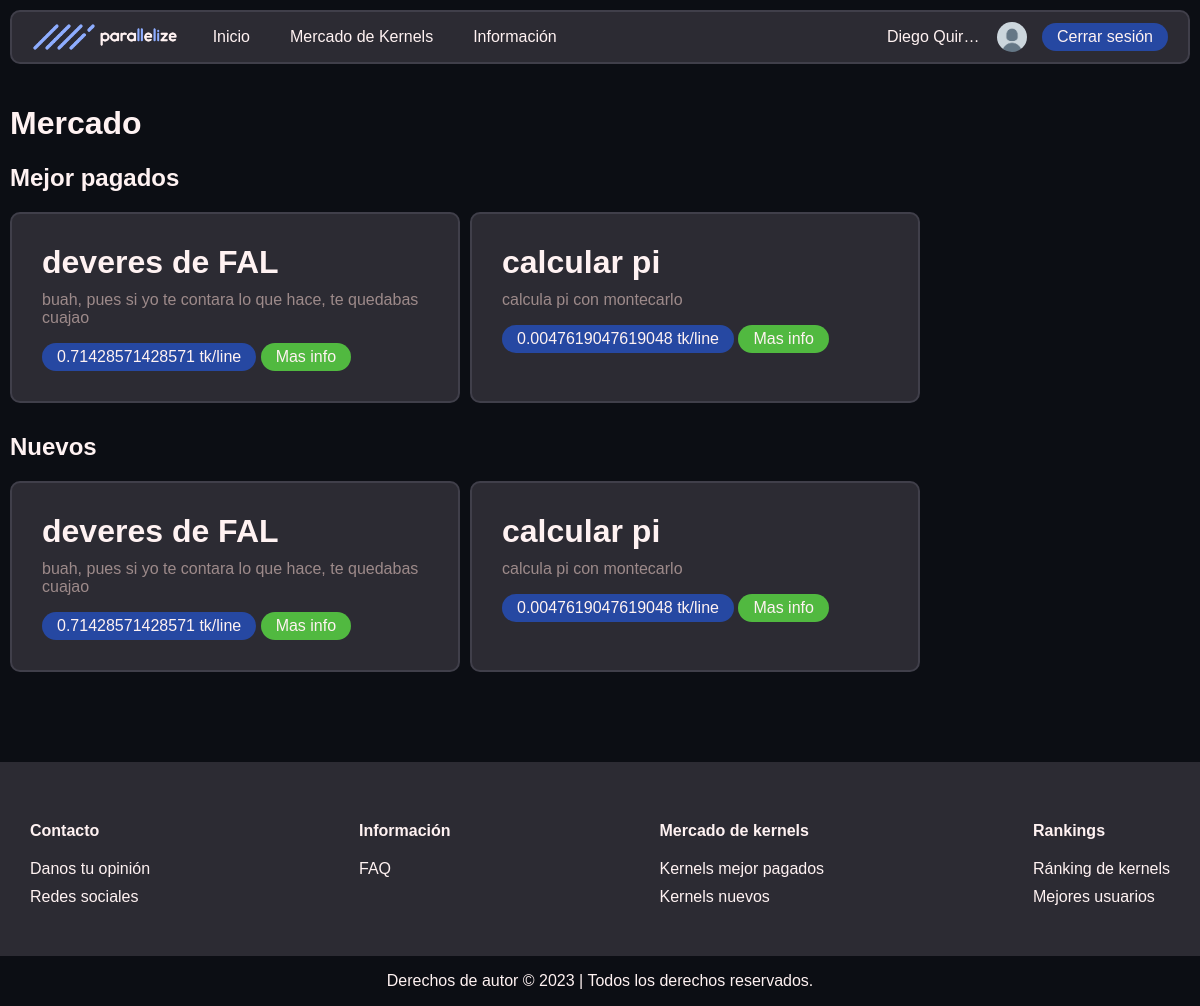
Screenshot of /kernel_marketplace.php (signed in) with the database file from the repository.
### tables this page shows
CREATE TABLE `users` (
  `user_email` varchar(60) NOT NULL,
  `user_password` varchar(60) NOT NULL,
  `millis_crunched` int(11) NOT NULL DEFAULT 0,
  `ranking` int(11) NOT NULL DEFAULT -1,
  `tokens` double NOT NULL DEFAULT 0,
  `last_active` date NOT NULL DEFAULT current_timestamp(),
  `blocked` tinyint(1) NOT NULL DEFAULT 0,
  `user_name` varchar(20) NOT NULL,
  `is_admin` tinyint(1) NOT NULL DEFAULT 0
);

CREATE TABLE `kernels` (
  `name` varchar(30) NOT NULL,
  `is_finished` tinyint(1) NOT NULL,
  `user_email` varchar(60) NOT NULL,
  `id` int(11) NOT NULL,
  `js_code` longtext NOT NULL,
  `reward_per_line` double NOT NULL,
  `total_reward` double NOT NULL,
  `description` longtext NOT NULL,
  `upload_time` timestamp NOT NULL DEFAULT current_timestamp(),
  `iteration_count` bigint(20) NOT NULL
);

### includes/src/dao/Usuario.php (called while the page is built, shortened)
<?php
class Usuario
{
    private $user_name;
    public static function buscaUsuario($user_email)
    {
        $conn = Aplicacion::getInstance()->getConexionBd();
        $query = sprintf("SELECT * FROM users U WHERE U.user_email = '%s'", $conn->real_escape_string($user_email));
        $rs = $conn->query($query);
        if ($rs->num_rows == 0) {
            return false;
        } else {
            $fila = $rs->fetch_assoc();
            return new Usuario(
                $fila['user_name'], $fila['user_email'], $fila['user_password'],
                $fila['millis_crunched'], $fila['tokens'], $fila['last_active'], $fila['blocked'],
                $fila['is_admin']
            );
        }
    }
    public function __construct($user_name, $user_email, $user_password, $millis_crunched, $tokens, $last_active, $blocked, $is_admin)
    {
        $this->user_name = $user_name;
    }
    public function getName()
    {
        return $this->user_name;
    }
    public function getPicUrl()
    {
        return RUTA_IMGS . "/default_profile_pic.png";
    }
}

### includes/src/dao/Kernel.php (called while the page is built, shortened)
<?php
class Kernel
{
    private $name;
    private $id;
    private $description;
    private $reward_per_line;
    public static function buscaKernelsMejorPagados(int $count)
    {
        $conn = Aplicacion::getInstance()->getConexionBd();
        $query = sprintf("SELECT * FROM kernels K ORDER BY reward_per_line desc limit %d", $conn->real_escape_string($count));
        $rs = $conn->query($query);
        $raw_kernels = $rs->fetch_all(MYSQLI_ASSOC);
        $ret = [];
        foreach ($raw_kernels as $rk) {
            $ret[] = new Kernel(
                $rk['name'],
                $rk['user_email'],
                $rk['id'],
                $rk['js_code'],
                $rk['description'],
                $rk['total_reward'],
                $rk['reward_per_line'],
                $rk["iteration_count"],
                $rk['upload_time']
            );
        }
        return $ret;
    }
    public static function buscaKernelsMasNuevos(int $count)
    {
        $conn = Aplicacion::getInstance()->getConexionBd();
        $query = sprintf("SELECT * FROM kernels K ORDER BY upload_time limit %d", $conn->real_escape_string($count));
        $rs = $conn->query($query);
        $raw_kernels = $rs->fetch_all(MYSQLI_ASSOC);
        $ret = [];
        foreach ($raw_kernels as $rk) {
            $ret[] = new Kernel(
                $rk['name'],
                $rk['user_email'],
                $rk['id'],
                $rk['js_code'],
                $rk['description'],
                $rk['total_reward'],
                $rk['reward_per_line'],
                $rk["iteration_count"],
                $rk['upload_time']
            );
        }
        return $ret;
    }
    public function __construct($name, $user_email, $id, $js_code, $description, $total_reward, $getreward_per_line, $iteration_count, $upload_time)
    {
        $this->name = $name;
        $this->id = $id;
        $this->description = $description;
        $this->reward_per_line = $getreward_per_line;
    }
    public function getname()
    {
        return $this->name;
    }
    public function getdescription()
    {
        return $this->description;
    }
    public function getreward_per_line()
    {
        return $this->reward_per_line;
    }
    public function getid()
    {
        return $this->id;
    }
}

### kernel_marketplace.php (the view, shortened to what this page needs)
<!DOCTYPE html>
<html lang="es">
<head>
    <link rel="stylesheet" href="<?= RUTA_CSS ?>/global.css">
    <link rel="stylesheet" href="<?= RUTA_CSS ?>/nav_bar.css">
    <link rel="stylesheet" href="<?= RUTA_CSS ?>/user_nav_bar.css">
    <link rel="stylesheet" href="<?= RUTA_CSS ?>/marketplace.css">
    <link rel="stylesheet" href="<?= RUTA_CSS ?>/footer.css">
</head>
<body>
    <?php
    require_once("./includes/src/vistas/nav_bar.php");
    function mostrar_kernel($kernel)
    {
        ?>
        <div class="form form-extra-carrousel">
            <h3 class="title">
                <?= $kernel->getname() ?>
            </h3>
            <p class="subtitle t-muted">
                <?= $kernel->getdescription() ?>
            </p>
            <button class="small-button c-h-b-blue">
                <?= $kernel->getreward_per_line() ?> tk/line
            </button>
            <button class="small-button c-green" onclick="location.href='kernel_info.php?id=<?= $kernel->getid() ?>'">Mas
                info</button>
        </div>
        <?php
    }
    ?>
    <div class="main-container">
        <h1 class="title">
            Mercado
        </h1>
        <h2 class="title">
            Mejor pagados
        </h2>
        <div class="marketplace-kernels">
            <?php
            $lista_de_kernels = \parallelize_namespace\Kernel::buscaKernelsMejorPagados(10);
            foreach ($lista_de_kernels as $i => $kernel) {
                mostrar_kernel($kernel);
            }
            ?>
        </div>
        <h2 class="title">
            Nuevos
        </h2>
        <div class="marketplace-kernels">
            <?php
            $lista_de_kernels = \parallelize_namespace\Kernel::buscaKernelsMasNuevos(10);
            foreach ($lista_de_kernels as $i => $kernel) {
                mostrar_kernel($kernel);
            }
            ?>
        </div>
    </div>
    <?php require_once("./includes/src/vistas/footer.php"); ?>
</body>
</html>

### includes/src/vistas/nav_bar.php (shortened to what this page needs)
<div id="nav-bar-container">
    <div id="nav-bar">
        <div class="nav-bar-sec">
            <a href="index.php"><img src="<?= RUTA_IMGS ?>/logo-h-dMode.png" alt="" height="30"></a>
            <ul class="links-sec">
                <li><a href="index.php">Inicio</a></li>
                <li><a href="kernel_marketplace.php">Mercado de Kernels</a>
                </li>
                <li><a href="FAQ.php">Información</a>
                </li>
            </ul>
        </div>
        <?php if (isset($_SESSION["user_email"])): ?>
            <div class="nav-bar-sec">
                <p class="username no-margin">
                    <a href="user_dashboard.php">
                        <?= \parallelize_namespace\Usuario::buscaUsuario($_SESSION["user_email"])->getName(); ?>
                    </a>
                </p>
                <a href="user_dashboard.php">
                    <img class="circle-border" src="<?= \parallelize_namespace\Usuario::buscaUsuario($_SESSION["user_email"])->getPicUrl(); ?>" alt=""
                        width="30" height="30"/>
                </a>
                <button class="small-button c-h-b-blue" onclick="location.href='logout.php'">Cerrar
                    sesión</button>
            </div>
        <?php endif; ?>
    </div>
</div>

### css/global.css (style rules this page uses)
:root { --main: #8EADFF; --h-blue: #5181FF; --h-b-blue: #2648A2; --gris: #2C2B33; --h-gris: #403f4a; --bg: #0C0E14; --white: #FFF2F2; --m-white: #c1bbbb; --m-text: #9D8A8A; --l-gris: #4E4D5A; --red: #CE4B4B; --green: #51B940; }
body { font-family: Arial, Helvetica, sans-serif; background-color: var(--bg); margin: 0px; color: var(--white); font-weight: 500; min-height: 100vh; display: flex; flex-direction: column; }
.main-container { padding: 10px; flex: 1; }
a { text-decoration: none; color: var(--h-blue); word-break: break-word; }
.c-h-b-blue { background-color: var(--h-b-blue); }
.c-green { background-color: var(--green); }
.t-muted { color: var(--m-text); }
.no-margin { margin: 0px; }
.circle-border { border-radius: 50%; }
.small-button { font: inherit; padding: 5px 15px; border-radius: 15px; border: none; color: inherit; transition: filter 0.4s; cursor: pointer; }
.form { border-radius: 10px; max-width: 450px; width: 100%; padding: 30px; box-sizing: border-box; background-color: var(--gris); border: 2px solid var(--h-gris); }
.form>.title { font-size: 200%; margin: 0px 0px 10px 0px; }
.form>.subtitle { margin-top: 10px; }

### css/nav_bar.css (style rules this page uses)
#nav-bar-container { position: sticky; top: 0px; padding: 10px; width: 100%; box-sizing: border-box; z-index: 100; }
#nav-bar { background-color: var(--gris); height: 54px; padding: 0px 20px; box-sizing: border-box; display: flex; align-items: center; justify-content: space-between; border-radius: 10px; width: 100%; border: 2px solid var(--h-gris); }
#nav-bar > .nav-bar-sec { display: flex; gap: 15px; align-items: center; }
#nav-bar ul { list-style-type: none; margin: 0; padding: 0; }
#nav-bar li { transition: all 0.3s; }
#nav-bar a { color: inherit; text-decoration: none; }
#nav-bar .links-sec a { padding: 16px 20px; display: block; }
#nav-bar a > img { display: block; }
#nav-bar .username { max-width: 95px; text-overflow: ellipsis; white-space: nowrap; overflow: hidden; }
#nav-bar > .nav-bar-sec > ul > li { display: inline-block; }
#nav-bar > .nav-bar-sec > ul { display: flex; align-items: center; }

### css/marketplace.css (style rules this page uses)
.main-container { padding-bottom: 80px; }
.marketplace-kernels { display: flex; padding-bottom: 10px; gap: 10px; flex-wrap: nowrap; overflow-x: auto; }
.form-extra-carrousel { flex: 0 0 auto; }

### rows the page displays
users: user_name "Diego Quir…"
kernels: name "deveres de FAL", description "buah, pues si yo te contara lo que hace, te quedabas cuajao", reward_per_line "0.71428571428571"
kernels: name "calcular pi", description "calcula pi con montecarlo", reward_per_line "0.0047619047619048"
